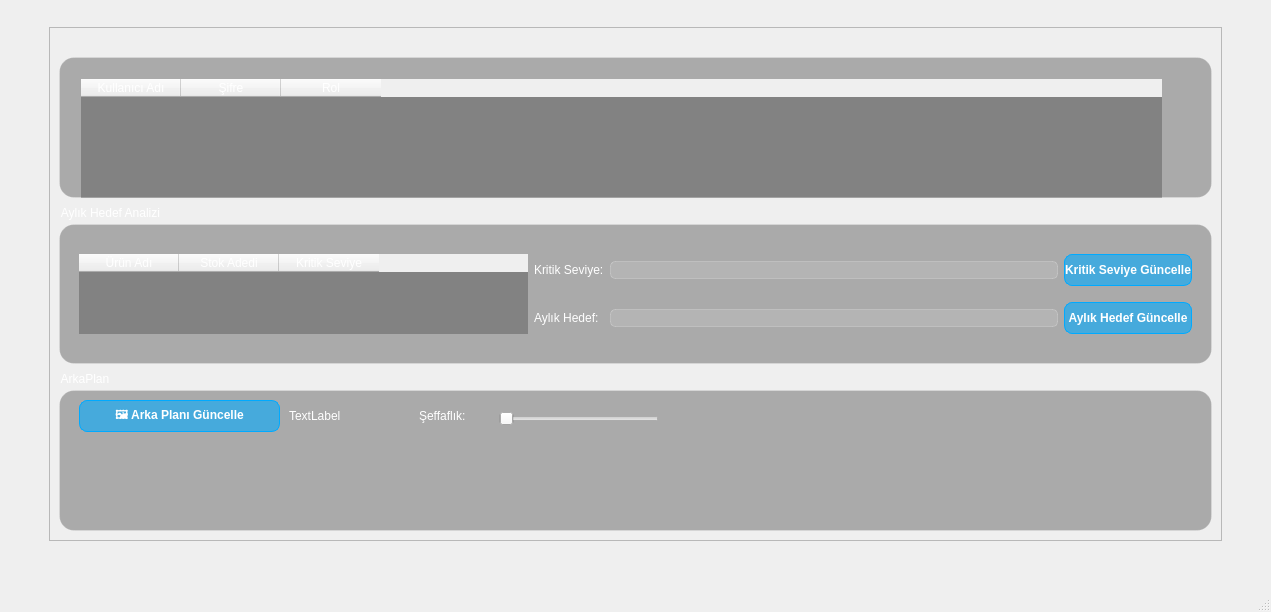
<?xml version="1.0" encoding="UTF-8"?>
<ui version="4.0">
 <class>MainWindow</class>
 <widget class="QMainWindow" name="MainWindow">
  <property name="geometry">
   <rect>
    <x>0</x>
    <y>0</y>
    <width>1271</width>
    <height>612</height>
   </rect>
  </property>
  <property name="windowTitle">
   <string>Ayarlar</string>
  </property>
  <property name="styleSheet">
   <string notr="true">/* GENEL PENCERE */
QWidget {
     /* Her şeyin arkasını boşaltır */
    color: white;
}

/* GRUP KUTULARI (Cam Efekti) */
QGroupBox {
    background-color: rgba(20, 20, 20, 80); /* Şeffaflığı artırdık (80/255) */
    border: 1px solid rgba(255, 255, 255, 40); /* İnce beyaz cam sınırı */
    border-radius: 15px;
    margin-top: 20px;
    padding: 10px;
}

/* BUTONLAR (Neon ve Şeffaf) */
QPushButton {
    background-color: rgba(0, 170, 255, 150); /* Yarı şeffaf mavi */
    border: 1px solid #00AAFF;
    border-radius: 8px;
    color: white;
    font-weight: bold;
    min-height: 30px;
}

QPushButton:hover {
    background-color: rgba(0, 170, 255, 200); /* Üstüne gelince belirginleşir */
}

/* GİRİŞ ALANLARI */
QLineEdit, QComboBox, QSpinBox {
    background-color: rgba(255, 255, 255, 30);
    border: 1px solid rgba(255, 255, 255, 50);
    border-radius: 5px;
    color: white;
}

/* TABLO */
QTableWidget {
    background-color: rgba(0, 0, 0, 60);
    gridline-color: rgba(255, 255, 255, 20);
    border: none;
}</string>
  </property>
  <widget class="QWidget" name="centralwidget">
   <layout class="QGridLayout" name="gridLayout">
    <item row="0" column="1">
     <spacer name="verticalSpacer_2">
      <property name="orientation">
       <enum>Qt::Orientation::Vertical</enum>
      </property>
      <property name="sizeType">
       <enum>QSizePolicy::Policy::Fixed</enum>
      </property>
      <property name="sizeHint" stdset="0">
       <size>
        <width>20</width>
        <height>18</height>
       </size>
      </property>
     </spacer>
    </item>
    <item row="1" column="0">
     <spacer name="horizontalSpacer">
      <property name="orientation">
       <enum>Qt::Orientation::Horizontal</enum>
      </property>
      <property name="sizeType">
       <enum>QSizePolicy::Policy::Fixed</enum>
      </property>
      <property name="sizeHint" stdset="0">
       <size>
        <width>40</width>
        <height>20</height>
       </size>
      </property>
     </spacer>
    </item>
    <item row="1" column="1" colspan="2">
     <widget class="QFrame" name="frame">
      <property name="frameShape">
       <enum>QFrame::Shape::StyledPanel</enum>
      </property>
      <property name="frameShadow">
       <enum>QFrame::Shadow::Raised</enum>
      </property>
      <layout class="QGridLayout" name="gridLayout_2">
       <item row="0" column="0">
        <widget class="QGroupBox" name="groupBox_3">
         <property name="title">
          <string/>
         </property>
         <widget class="QTableWidget" name="tableWidget">
          <property name="geometry">
           <rect>
            <x>22</x>
            <y>42</y>
            <width>1081</width>
            <height>120</height>
           </rect>
          </property>
          <column>
           <property name="text">
            <string>Kullanıcı Adı</string>
           </property>
          </column>
          <column>
           <property name="text">
            <string>Şifre</string>
           </property>
          </column>
          <column>
           <property name="text">
            <string>Rol</string>
           </property>
          </column>
         </widget>
        </widget>
       </item>
       <item row="1" column="0">
        <widget class="QGroupBox" name="groupBox">
         <property name="title">
          <string>Aylık Hedef Analizi</string>
         </property>
         <layout class="QGridLayout" name="gridLayout_3">
          <item row="0" column="0" rowspan="2">
           <widget class="QTableWidget" name="tableWidget_2">
            <column>
             <property name="text">
              <string>Ürün Adı</string>
             </property>
            </column>
            <column>
             <property name="text">
              <string>Stok Adedi</string>
             </property>
            </column>
            <column>
             <property name="text">
              <string>Kritik Seviye</string>
             </property>
            </column>
           </widget>
          </item>
          <item row="0" column="1">
           <widget class="QLabel" name="label_2">
            <property name="text">
             <string>Kritik Seviye:</string>
            </property>
           </widget>
          </item>
          <item row="0" column="2">
           <widget class="QLineEdit" name="lineEdit_2"/>
          </item>
          <item row="0" column="3">
           <widget class="QPushButton" name="pushButton_2">
            <property name="text">
             <string>Kritik Seviye Güncelle</string>
            </property>
           </widget>
          </item>
          <item row="1" column="1">
           <widget class="QLabel" name="label">
            <property name="text">
             <string>Aylık Hedef:</string>
            </property>
           </widget>
          </item>
          <item row="1" column="2">
           <widget class="QLineEdit" name="lineEdit"/>
          </item>
          <item row="1" column="3">
           <widget class="QPushButton" name="pushButton">
            <property name="text">
             <string>Aylık Hedef Güncelle</string>
            </property>
           </widget>
          </item>
         </layout>
        </widget>
       </item>
       <item row="2" column="0">
        <widget class="QGroupBox" name="groupBox_2">
         <property name="title">
          <string>ArkaPlan</string>
         </property>
         <widget class="QPushButton" name="pushButton_3">
          <property name="geometry">
           <rect>
            <x>20</x>
            <y>30</y>
            <width>201</width>
            <height>32</height>
           </rect>
          </property>
          <property name="text">
           <string>🖼️ Arka Planı Güncelle</string>
          </property>
         </widget>
         <widget class="QLabel" name="label_3">
          <property name="geometry">
           <rect>
            <x>230</x>
            <y>30</y>
            <width>91</width>
            <height>31</height>
           </rect>
          </property>
          <property name="text">
           <string>TextLabel</string>
          </property>
         </widget>
         <widget class="QSlider" name="horizontalSlider">
          <property name="geometry">
           <rect>
            <x>440</x>
            <y>40</y>
            <width>160</width>
            <height>18</height>
           </rect>
          </property>
          <property name="orientation">
           <enum>Qt::Orientation::Horizontal</enum>
          </property>
         </widget>
         <widget class="QLabel" name="label_4">
          <property name="geometry">
           <rect>
            <x>360</x>
            <y>30</y>
            <width>91</width>
            <height>31</height>
           </rect>
          </property>
          <property name="text">
           <string>Şeffaflık:</string>
          </property>
         </widget>
        </widget>
       </item>
      </layout>
     </widget>
    </item>
    <item row="1" column="3">
     <spacer name="horizontalSpacer_2">
      <property name="orientation">
       <enum>Qt::Orientation::Horizontal</enum>
      </property>
      <property name="sizeType">
       <enum>QSizePolicy::Policy::Fixed</enum>
      </property>
      <property name="sizeHint" stdset="0">
       <size>
        <width>40</width>
        <height>20</height>
       </size>
      </property>
     </spacer>
    </item>
    <item row="2" column="2">
     <spacer name="verticalSpacer">
      <property name="orientation">
       <enum>Qt::Orientation::Vertical</enum>
      </property>
      <property name="sizeType">
       <enum>QSizePolicy::Policy::Fixed</enum>
      </property>
      <property name="sizeHint" stdset="0">
       <size>
        <width>20</width>
        <height>40</height>
       </size>
      </property>
     </spacer>
    </item>
   </layout>
  </widget>
  <widget class="QMenuBar" name="menubar">
   <property name="geometry">
    <rect>
     <x>0</x>
     <y>0</y>
     <width>1271</width>
     <height>25</height>
    </rect>
   </property>
  </widget>
  <widget class="QStatusBar" name="statusbar"/>
 </widget>
 <resources/>
 <connections/>
</ui>
